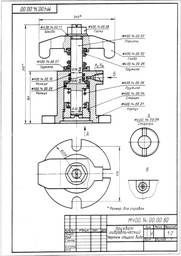
#> input picture images/sb_1.jpg, 181 x 256 px, shrunk from 880 x 1243 before the run
$ python -i preprocess.py   (imports and definitions only)
#> lines starting #> are read from the running program, lines starting #| are printed output that depends on the picture; after the words box and inside, x2 and y2 are one past the last pixel; in counts of white or black regions, pixels touching at a corner belong together
### src/draftslice/core/utils/checks.py
"""Проверки входа: при несоответствии - встроенное исключение."""

import numpy as np


def check_image(img: np.ndarray, channels: int | None = None, dtype: type | None = None) -> np.ndarray:
    """Проверяет число каналов и dtype изображения.

    Parameters
    ----------
    img : np.ndarray
        Изображение `(H, W)` или `(H, W, C)`.
    channels : int | None
        Нужное число каналов; `None` - не проверять. У `(H, W)` один канал.
    dtype : type | None
        Нужный dtype; `None` - не проверять.

    Returns
    -------
    np.ndarray
        То же изображение.

    Raises
    ------
    TypeError
        `img` не массив, другое число каналов или другой dtype.
    """
    if not isinstance(img, np.ndarray):
        raise TypeError(f"Изображение должно быть np.ndarray, получено: {type(img).__name__}")
    n = img.shape[2] if img.ndim == 3 else 1
    if channels is not None and n != channels:
        raise TypeError(f"Изображение должно иметь {channels} канал(ов), получено: {n}")
    if dtype is not None and img.dtype != dtype:
        raise TypeError(f"Изображение должно иметь dtype={np.dtype(dtype)}, получено: {img.dtype}")
    return img

### src/draftslice/core/utils/thinning.py
"""Скелет Zhang–Suen: тот же результат, что `cv2.ximgproc.thinning(..., THINNING_ZHANGSUEN)`, быстрее.

OpenCV на каждой итерации проходит всё изображение, а краски на чертеже 2-10 %. Здесь итерации идут только по
пикселям краски, и список сжимается по мере снятия пикселей. Условия и порядок подитераций - как в OpenCV,
поэтому скелет совпадает с ним пиксель в пиксель (проверено на 24 листах в рабочем масштабе и на случайных
масках). Выигрыш - в 2-4 раза против OpenCV на 24 потоках и до 12 раз против однопоточного.
"""

import numba as nb
import numpy as np

from draftslice.core.utils.checks import check_image


def thinning(mask: np.ndarray) -> np.ndarray:
    """Скелет маски Zhang–Suen.

    Parameters
    ----------
    mask : np.ndarray[uint8]
        Маска `(H, W)`, краска - ненулевые пиксели.

    Returns
    -------
    np.ndarray[uint8]
        Скелет `0/255` того же размера, как у `cv2.ximgproc.thinning(mask, thinningType=THINNING_ZHANGSUEN)`.

    Raises
    ------
    TypeError
        `mask` не `(H, W)` uint8.
    """
    check_image(mask, channels=1, dtype=np.uint8)
    img = (mask > 0).astype(np.uint8)
    ys, xs = np.nonzero(img)
    _skeletonize(img, ys.astype(np.int32), xs.astype(np.int32))
    return img * np.uint8(255)


@nb.njit(cache=True)
def _skeletonize(img, ys, xs):
    """
    Реализация алгоритма Zhang–Suen, как в OpenCV, но с итерациями только по пикселям краски и сжатым списком.
    """
    h, w = img.shape
    n = len(ys)
    mark = np.zeros(n, np.bool_)
    changed = True
    while changed:
        changed = False
        for it in range(2):
            for k in range(n):
                y, x = ys[k], xs[k]
                mark[k] = False

                if y < 1 or x < 1 or y >= h - 1 or x >= w - 1:
                    continue
                p2, p3, p4 = img[y - 1, x], img[y - 1, x + 1], img[y, x + 1]
                p5, p6, p7 = img[y + 1, x + 1], img[y + 1, x], img[y + 1, x - 1]
                p8, p9 = img[y, x - 1], img[y - 1, x - 1]
                a = (
                    ((p2 == 0) & (p3 == 1)) + ((p3 == 0) & (p4 == 1)) + ((p4 == 0) & (p5 == 1))
                    + ((p5 == 0) & (p6 == 1)) + ((p6 == 0) & (p7 == 1)) + ((p7 == 0) & (p8 == 1))
                    + ((p8 == 0) & (p9 == 1)) + ((p9 == 0) & (p2 == 1))
                )  # fmt: skip
                b = p2 + p3 + p4 + p5 + p6 + p7 + p8 + p9
                if it == 0:
                    m1, m2 = p2 * p4 * p6, p4 * p6 * p8
                else:
                    m1, m2 = p2 * p4 * p8, p2 * p6 * p8
                mark[k] = a == 1 and 2 <= b <= 6 and m1 == 0 and m2 == 0
            m = 0
            for k in range(n):  # снять отмеченные одновременно и сжать список
                if mark[k]:
                    img[ys[k], xs[k]] = 0
                    changed = True
                else:
                    ys[m], xs[m] = ys[k], xs[k]
                    m += 1
            n = m

### src/draftslice/core/preprocess.py
"""Предобработка изображения: серое, бинаризация и нормализация масштаба по толщине контура.

Шаги `preprocess()`:

1. `_gray` - серое минимумом по каналам.
2. `_binarize` - бинаризация Otsu, краска 255.
3. `_thickness` - толщина контура по маске краски: вершина верхней горки толщины скелета.
4. `_rescale` - масштаб, при котором толщина контура равна `target`.

Файл ничего не знает о содержимом чертежа (текст, размеры). Нормализация нужна только для анализа, результат
чистки возвращается на исходные пиксели через `Preprocessed.scale`, см. SCALE-01.
"""

from dataclasses import dataclass

import cv2
import numpy as np

from draftslice.core.utils.checks import check_image
from draftslice.core.utils.thinning import thinning


@dataclass(frozen=True)
class Preprocessed:
    """Изображение, серое и маска краски в одном масштабе.

    Attributes
    ----------
    img : np.ndarray
        Изображение RGB после масштабирования; то же, что на входе, если масштаб не менялся.
    gray : np.ndarray
        Серое изображение того же размера, `(H, W)`.
    binary : np.ndarray
        Маска краски `0/255` того же размера, `(H, W)`.
    scale : float
        Во сколько раз изображение увеличено относительно исходного. Результат анализа в этом масштабе
        возвращается на исходное изображение делением координат на `scale`.
    t_c : float | None
        Толщина контура на исходном изображении, px; `None`, если нормализация выключена.
    """

    img: np.ndarray
    gray: np.ndarray
    binary: np.ndarray
    scale: float
    t_c: float | None


def preprocess(
    img: np.ndarray,
    target: float | None = 6.0,
    tol: float = 0.15,
    min_t: float = 8.0,
    max_scale: float = 4.0,
    top_share: float = 0.06,
) -> Preprocessed:
    """Переводит изображение в серое, бинаризует и приводит масштаб так, чтобы толщина контура была `target`.

    Контур 3 px в исходнике и контур 10 px в большом скане после нормализации выглядят одинаково для всех шагов
    анализа. Толщину меряют по маске из самого изображения. Если она меньше `min_t`, замер повторяют на изображении,
    увеличенном вдвое: интерполяция серого меняет ширину границы, и по бинарной маске исходника толщина после
    увеличения не предсказывается (на размытом скане расходится почти вдвое). Толщину контура оценивают по скелету:
    толщина в точке - удвоенное расстояние до фона, контур - самая толстая из толщин (с округлением до px), на
    которую приходится не меньше `top_share` пикселей скелета. Горка выше контура (наконечники) всегда реже.

    Parameters
    ----------
    img : np.ndarray
        Изображение RGB, `(H, W, 3)`.
    target : float | None
        Нужная толщина контура на выходе, px. `None` - не масштабировать, вернуть серое и маску исходника.
    tol : float
        Допуск масштаба: если `|scale - 1| <= tol`, изображение не трогают и `scale` равен 1.
    min_t : float
        Толщина контура, px, ниже которой замер повторяют на увеличенном вдвое изображении.
    max_scale : float
        Верхняя граница увеличения: защита от тонкого (почти невидимого) контура.
    top_share : float
        Доля пикселей скелета, с которой толщина считается горкой контура. На 17 листах контур занимает от 9 %,
        самая частая толщина выше контура - не больше 4.3 %.

    Returns
    -------
    Preprocessed
        Изображение, серое, маска краски, масштаб и толщина контура на исходнике.

    Raises
    ------
    TypeError
        У изображения не три канала.
    ValueError
        `target`, `tol`, `min_t` не положительны (`tol` не отрицателен), `max_scale` меньше 1, `top_share` вне
        (0, 1) или в изображении нет краски при включённой нормализации.
    """
    check_image(img, channels=3)
    if target is not None and (target <= 0 or tol < 0 or min_t <= 0 or max_scale < 1 or not 0 < top_share < 1):
        raise ValueError(f"Некорректные параметры: {target=}, {tol=}, {min_t=}, {max_scale=}, {top_share=}.")
    gray = _gray(img)
    binary = _binarize(gray)
    if target is None:
        return Preprocessed(img, gray, binary, 1.0, None)
    t_c = _thickness(binary, top_share)
    if t_c < min_t:
        up = cv2.resize(gray, None, fx=2.0, fy=2.0, interpolation=cv2.INTER_LINEAR_EXACT)
        t_c = _thickness(_binarize(up), top_share) / 2.0
    scale = min(target / t_c, max_scale)
    if abs(scale - 1.0) <= tol:
        return Preprocessed(img, gray, binary, 1.0, t_c)
    interp = cv2.INTER_LINEAR_EXACT if scale > 1.0 else cv2.INTER_AREA
    img = cv2.resize(img, None, fx=scale, fy=scale, interpolation=interp)
    gray = _gray(img)
    return Preprocessed(img, gray, _binarize(gray), scale, t_c)


def _gray(img: np.ndarray) -> np.ndarray:
    """Серое минимумом по каналам: светлые цветные линии (жёлтая, оранжевая осевая) остаются тёмными."""
    c0, c1, c2 = cv2.split(img)
    return cv2.min(cv2.min(c0, c1), c2)


def _binarize(gray: np.ndarray) -> np.ndarray:
    """Бинаризация Otsu с инверсией: краска 255, фон 0."""
    return cv2.threshold(gray, 0, 255, cv2.THRESH_BINARY_INV + cv2.THRESH_OTSU)[1]


def _thickness(binary: np.ndarray, top_share: float) -> float:
    """Толщина контура: среднее по самой толстой горке скелета, на которую приходится не меньше top_share, px."""
    dist = cv2.distanceTransform(binary, cv2.DIST_L2, cv2.DIST_MASK_PRECISE)
    t = 2.0 * dist[thinning(binary) > 0]
    if t.size == 0:
        raise ValueError("В маске нет краски: нечего мерить.")
    bins, cnt = np.unique(np.round(t), return_counts=True)
    ok = bins[cnt >= top_share * t.size]
    top = ok.max() if ok.size else bins[np.argmax(cnt)]
    return float(t[np.round(t) == top].mean())

>>> import cv2
>>> picture = cv2.imread('../../../images/sb_1.jpg')
#> picture is the input picture: shape (256, 181, 3); min 0, max 255, mean 232.4
>>> result = preprocess(picture)
#> in _binarize, `return cv2.threshold(gray, 0, 255, cv2.THRESH_BINARY_INV + cv2.THRESH_..`:
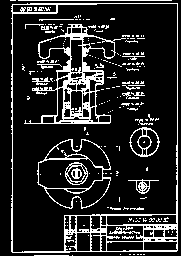
#> returned value: shape (256, 181); 15.5% white in thin lines or dots
#> in _thickness, `dist = cv2.distanceTransform(binary, cv2.DIST_L2, cv2.DIST_MASK_PRECISE)`:
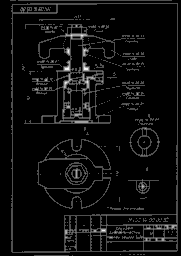
#> dist: shape (256, 181) float32; min 0, max 3.16, mean 0.167; drawn with min black and max white
#> in thinning, `img = (mask > 0).astype(np.uint8)`: img: shape (256, 181); values 0 (black) and 1 (white), 15.5% white in thin lines or dots
#> in thinning, `ys, xs = np.nonzero(img)`: ys = 7204 values from 0 to 255; xs = 7204 values, max 177 at index 308, min 10 at index 0, mean 92.48
#> in thinning, `_skeletonize(img, ys.astype(np.int32), xs.astype(np.int32))`:
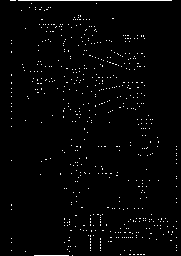
#> img: shape (256, 181); values 0 (black) and 1 (white), 1.9% white in thin lines or dots
#> in thinning, `return img * np.uint8(255)`: returned value: shape (256, 181); 1.9% white in thin lines or dots
#> in _thickness, `t = 2.0 * dist[thinning(binary) > 0]`: t = 879 values, max 6.32 at index 341, min 2 at index 0, mean 2.2
#> in _thickness, `bins, cnt = np.unique(np.round(t), return_counts=True)`: bins = [2, 3, 4, 6]; cnt = [775, 48, 46, 10]
#> in _thickness, `ok = bins[cnt >= top_share * t.size]`: ok = [2]
#> in _thickness, `top = ok.max() if ok.size else bins[np.argmax(cnt)]`: top = 2
#> in preprocess, `up = cv2.resize(gray, None, fx=2.0, fy=2.0, interpolation=cv2.INTER_LI..`:
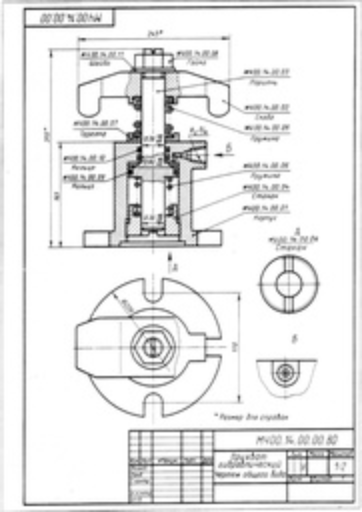
#> up: shape (512, 362); min 1, max 255, mean 232.4
#> in _binarize (call 2), `return cv2.threshold(gray, 0, 255, cv2.THRESH_BINARY_INV + cv2.THRESH_..`: returned value: shape (512, 362); 17.9% white; 135 white regions (59 under 20 px), largest, box (x1, y1, x2, y2) and area: (22, 5, 357, 506) 11727, (49, 48, 233, 249) 10248, (74, 277, 222, 418) 2838
#> call 2 of _thickness, with top_share = 0.06
#> in _thickness (call 2), `dist = cv2.distanceTransform(binary, cv2.DIST_L2, cv2.DIST_MASK_PRECISE)`:
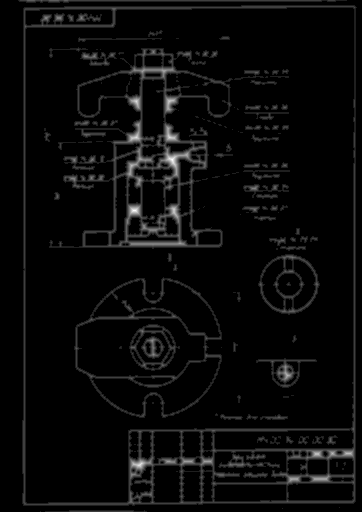
#> dist: shape (512, 362) float32; min 0, max 8.06, mean 0.298; drawn with min black and max white
#> in thinning (call 2), `_skeletonize(img, ys.astype(np.int32), xs.astype(np.int32))`:
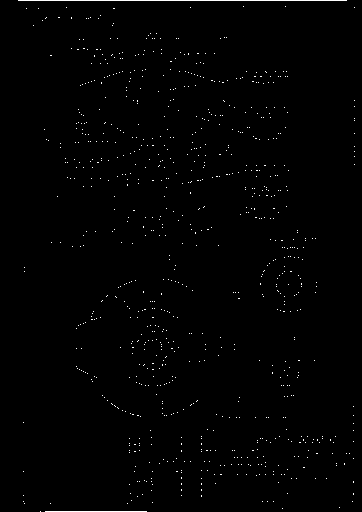
#> img: shape (512, 362); values 0 (black) and 1 (white), 0.76% white in thin lines or dots
#> in thinning (call 2), `return img * np.uint8(255)`: returned value: shape (512, 362); 0.76% white in thin lines or dots
#> in _thickness (call 2), `t = 2.0 * dist[thinning(binary) > 0]`: t = 1403 values, max 16 at index 751, min 2 at index 0, mean 4.23
#> in _thickness (call 2), `bins, cnt = np.unique(np.round(t), return_counts=True)`: bins = [2, 3, 4, 6, 7, 8, 9, 10, 11, 12, 13, 14, 16]; cnt = [218, 29, 919, 158, 3, 34, 5, 17, 1, 13, 1, 3, 2]
#> in _thickness (call 2), `ok = bins[cnt >= top_share * t.size]`: ok = [2, 4, 6]
#> in _thickness (call 2), `top = ok.max() if ok.size else bins[np.argmax(cnt)]`: top = 6
#> in preprocess, `t_c = _thickness(_binarize(up), top_share) / 2.0`: t_c = 2.97
#> in preprocess, `scale = min(target / t_c, max_scale)`: scale = 2.02
#> in preprocess, `interp = cv2.INTER_LINEAR_EXACT if scale > 1.0 else cv2.INTER_AREA`: interp = 5
#> in _binarize (call 3), `return cv2.threshold(gray, 0, 255, cv2.THRESH_BINARY_INV + cv2.THRESH_..`:
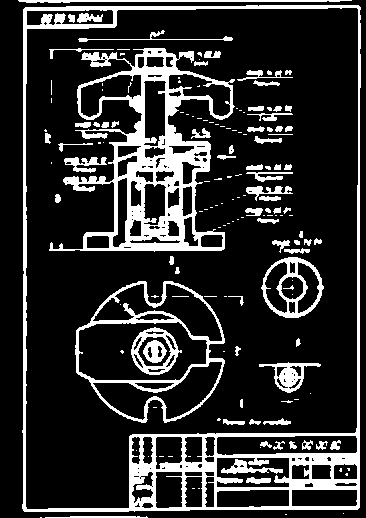
#> returned value: shape (518, 366); 18.4% white; 159 white regions (86 under 20 px), largest, box (x1, y1, x2, y2) and area: (22, 5, 361, 512) 11996, (49, 48, 235, 252) 10620, (75, 281, 225, 423) 2964
